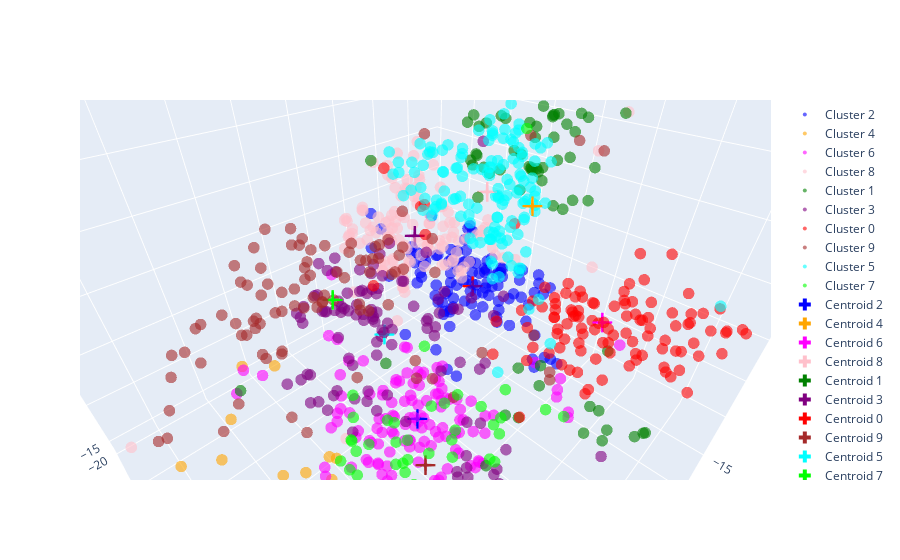

The code cell stored with this chart in its notebook:
### Code cell
import numpy as np
import pandas as pd
import plotly.express as px
import plotly.graph_objects as go
from sklearn.manifold import TSNE
from sklearn.cluster import KMeans

random_indices = np.random.choice(len(x_train), 1000, replace=False)
subset_data = x_train[random_indices]
subset_assignments = cluster_assignments[random_indices]

tsne = TSNE(n_components=3, random_state=42)
tsne_results = tsne.fit_transform(subset_data)

df = pd.DataFrame({
    'x': tsne_results[:, 0],
    'y': tsne_results[:, 1],
    'z': tsne_results[:, 2],
    'cluster': subset_assignments
})

fig = go.Figure()

centroids = []
for cluster in df['cluster'].unique():
    cluster_data = df[df['cluster'] == cluster]
    centroid = cluster_data[['x', 'y', 'z']].mean().values
    centroids.append(centroid)

centroids = np.array(centroids)

cluster_colors = {
    0: 'red',
    1: 'green',
    2: 'blue',
    3: 'purple',
    4: 'orange',
    5: 'cyan',
    6: 'magenta',
    7: 'lime',
    8: 'pink',
    9: 'brown'
}

marker_size = 4

for cluster in df['cluster'].unique():
    cluster_data = df[df['cluster'] == cluster]
    fig.add_trace(go.Scatter3d(
        x=cluster_data['x'],
        y=cluster_data['y'],
        z=cluster_data['z'],
        mode='markers',
        marker=dict(
            size=marker_size,
            opacity=0.6,
            color=cluster_colors[cluster],  
        ),
        name=f'Cluster {cluster}'  
    ))

centroid_marker_size = 10

for cluster in df['cluster'].unique():
    centroid = centroids[cluster]
    fig.add_trace(go.Scatter3d(
        x=[centroid[0]],
        y=[centroid[1]],
        z=[centroid[2]],
        mode='markers',
        marker=dict(
            size=centroid_marker_size,
            opacity=1.0,
            symbol='cross',
            color=cluster_colors[cluster],  
        ),
        name=f'Centroid {cluster}'
    ))

fig.update_layout(
    scene=dict(
        xaxis_title='X',
        yaxis_title='Y',
        zaxis_title='Z'
    )
)

fig.show()
